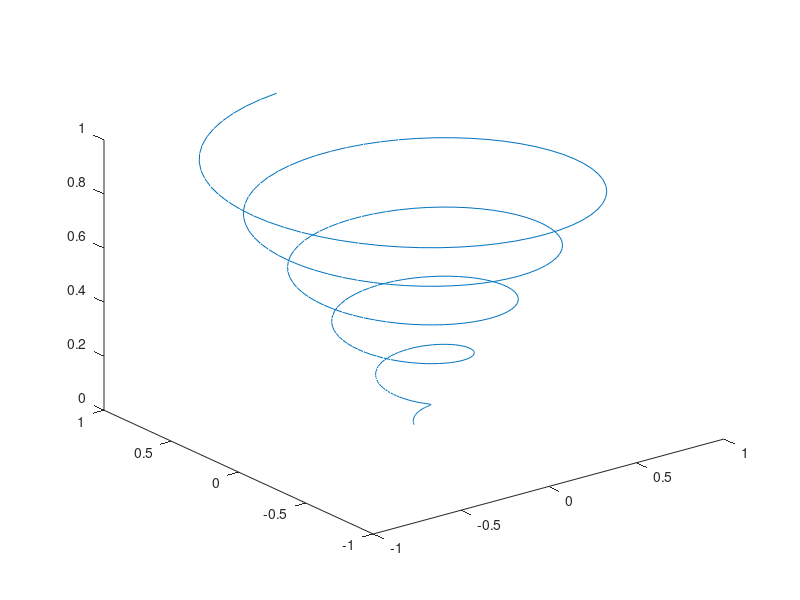

Recreate this plot in MATLAB.
function heli
	t = 0:0.1:10*pi;
	r = linspace (0, 1, numel (t));
	z = linspace (0, 1, numel (t));
	plot3 (r.*sin(t), r.*cos(t), z);
endfunction
